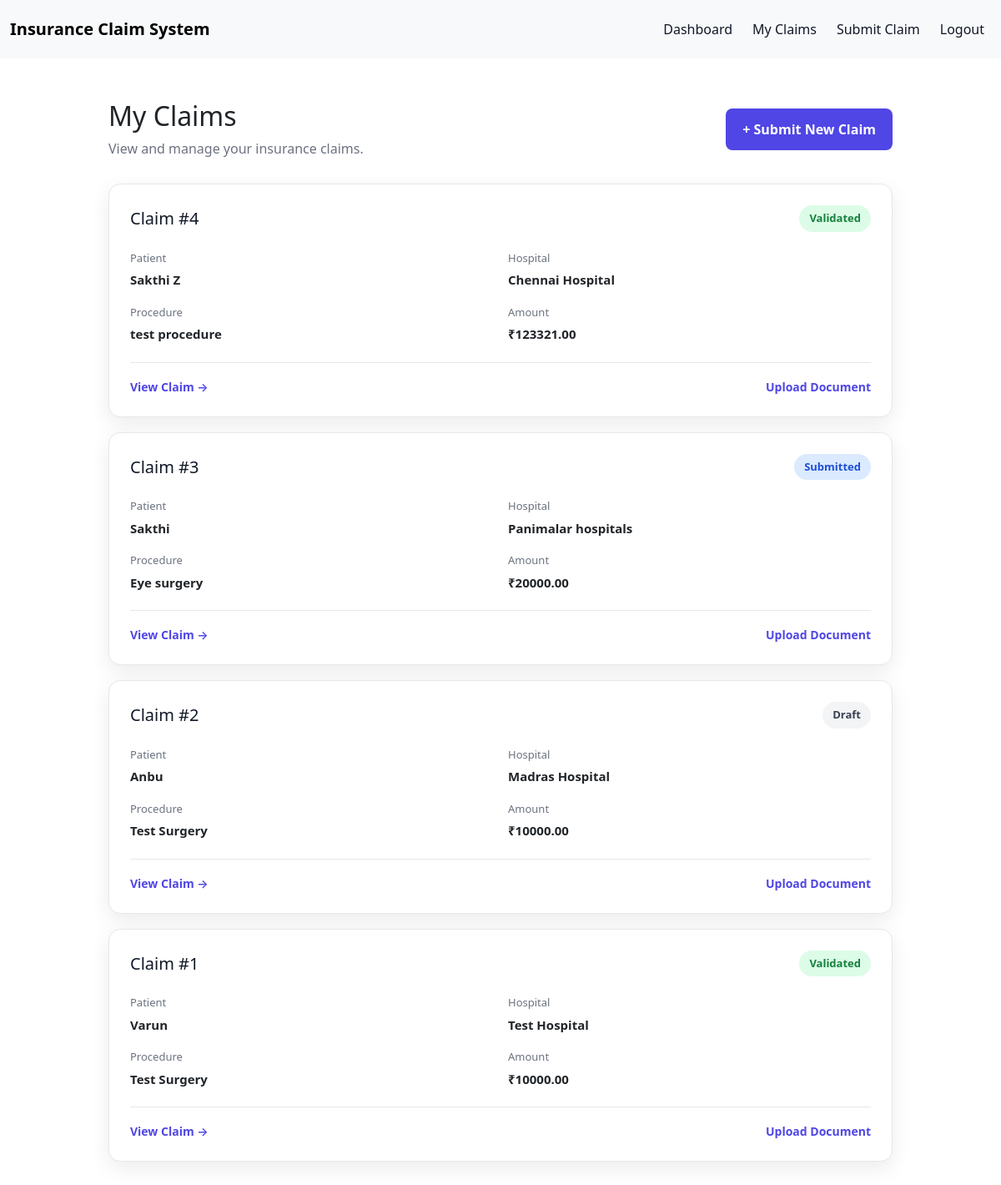
The app's page /claims/ (signed in) with its own data.
### claims/models.py (models this page shows, shortened)
class Claim(models.Model):
    user = models.ForeignKey(
        "auth.User",
        on_delete=models.CASCADE,
        related_name="claims",
    )
    STATUS_CHOICES = [
        ("draft", "Draft"),
        ("submitted", "Submitted"),
        ("processing", "Processing"),
        ("validated", "Validated"),
        ("rejected", "Rejected"),
    ]
    dataset_claim_id = models.CharField(max_length=20,unique=True,null=True,blank=True)
    patient_name = models.CharField(max_length=200)
    patient_age = models.PositiveIntegerField(null=True, blank=True)
    patient_gender = models.CharField(max_length=20, null=True, blank=True)
    hospital_name = models.CharField(max_length=200)
    hospital_id = models.CharField(max_length=20, null=True, blank=True)
    doctor_id = models.CharField(max_length=20, null=True, blank=True)
    diagnosis = models.CharField(max_length=300, null=True, blank=True)
    procedure = models.CharField(max_length=300)
    amount = models.DecimalField(max_digits=12, decimal_places=2)
    claim_date = models.DateField(null=True, blank=True)
    admission_date = models.DateField(null=True, blank=True)
    discharge_date = models.DateField(null=True, blank=True)
    days_admitted = models.PositiveIntegerField(null=True, blank=True)
    insurance_type = models.CharField(max_length=100, null=True, blank=True)
    previous_claims = models.PositiveIntegerField(default=0)
    previous_claim_amount = models.DecimalField(
        max_digits=12,
        decimal_places=2,
        default=0
    )
    documents_verified = models.BooleanField(default=False)
    duplicate_claim = models.BooleanField(default=False)
    diagnosis_procedure_match = models.BooleanField(default=True)
    hospital_claim_count = models.PositiveIntegerField(default=0)
    patient_claim_count = models.PositiveIntegerField(default=0)
    status = models.CharField(
        max_length=20,
        choices=STATUS_CHOICES,
        default="draft"
    )
    created_at = models.DateTimeField(auto_now_add=True)

### claims/views.py (the view)
# urls.py: path("", views.claim_list, name="claim_list"),
@login_required
def claim_list(request):
    claims = Claim.objects.filter(
        user=request.user
    ).order_by("-created_at")
    return render(
        request,
        "claims/claim_list.html",
        {"claims": claims}
    )

### claims/templates/claims/claim_list.html (shortened to what this page needs)
{% extends "base.html" %}
{% block content %}
<div class="claims-container">
    <div class="claims-header">
        <div>
            <h1>My Claims</h1>
            <p>View and manage your insurance claims.</p>
        </div>
        <a href="{% url 'create_claim' %}" class="dashboard-button">
            + Submit New Claim
        </a>
    </div>
    <div class="claims-list">
        {% for claim in claims %}
            <div class="claim-card">
                <div class="claim-card-header">
                    <a href="{% url 'claim_detail' claim.id %}">
                        <h2>Claim #{{ claim.id }}</h2>
                    </a>
                    <span class="claim-status status-{{ claim.status }}">
                        {{ claim.get_status_display }}
                    </span>
                </div>
                <div class="claim-info">
                    <div>
                        <span>Patient</span>
                        <strong>{{ claim.patient_name }}</strong>
                    </div>
                    <div>
                        <span>Hospital</span>
                        <strong>{{ claim.hospital_name }}</strong>
                    </div>
                    <div>
                        <span>Procedure</span>
                        <strong>{{ claim.procedure }}</strong>
                    </div>
                    <div>
                        <span>Amount</span>
                        <strong>₹{{ claim.amount }}</strong>
                    </div>
                </div>
                <div class="claim-card-footer">
                    <a href="{% url 'claim_detail' claim.id %}">
                        View Claim →
                    </a>
                    <a href="{% url 'upload_document' claim.id %}">
                        Upload Document
                    </a>
                </div>
            </div>
        {% endfor %}
    </div>
</div>
{% endblock %}

### authentication/templates/base.html (shortened to what this page needs)
{% load static %}
<!DOCTYPE html>
<html lang="en">
<head>
    <link rel="stylesheet"
          href="{% static 'authentication/css/style.css' %}">
    <link href="https://cdn.jsdelivr.net/npm/bootstrap@5.3.8/dist/css/bootstrap.min.css"
          rel="stylesheet">
</head>
<body>
    <nav class="navbar navbar-expand-lg bg-body-tertiary">
        <div class="container-fluid">
            <a class="navbar-brand" href="{% url 'dashboard' %}">
                Insurance Claim System
            </a>
            <div class="navbar-nav ms-auto">
                {% if user.is_authenticated %}
                    <a class="nav-link"
                        href="{% url 'dashboard' %}">
                          Dashboard
                    </a>
                    <a class="nav-link"
                        href="{% url 'claim_list' %}">
                          My Claims
                    </a>
                    <a class="nav-link"
                        href="{% url 'create_claim' %}">
                          Submit Claim
                    </a>
                    <a class="nav-link"
                        href="{% url 'logout' %}">
                          Logout
                    </a>
                {% endif %}
            </div>
        </div>
    </nav>
    <main>
        {% block content %}
        {% endblock %}
    </main>
</body>
</html>

### authentication/static/authentication/css/style.css (style rules this page uses)
:root { --bg: #f4f6fb; --card: #ffffff; --text: #111827; --muted: #6b7280; --border: #e5e7eb; --primary: #4f46e5; --primary-hover: #4338ca; --input-bg: #ffffff; --shadow: rgba(0, 0, 0, 0.08); }
* { box-sizing: border-box; }
body { margin: 0; min-height: 100vh; font-family: Arial, sans-serif; background-color: var(--bg); color: var(--text); transition: background-color 0.3s ease, color 0.3s ease; }
.navbar { min-height: 70px; }
.navbar-brand { font-weight: 600; }
.navbar { padding: 10px 20px; }
.navbar-nav { display: flex; align-items: center; gap: 8px; }
.navbar .nav-link { padding: 8px 12px; color: var(--text); border-radius: 6px; transition: background-color 0.2s ease, color 0.2s ease; }
.dashboard-button { display: block; padding: 13px 20px; background-color: var(--primary); color: white; border-radius: 8px; text-decoration: none; font-weight: 600; transition: background-color 0.2s ease, transform 0.1s ease; }
.claims-container { max-width: 1000px; margin: 0 auto; padding: 50px 30px; }
.claims-header { display: flex; justify-content: space-between; align-items: center; gap: 20px; margin-bottom: 30px; }
.claims-header h1 { margin: 0 0 8px; font-size: 32px; }
.claims-header p { margin: 0; color: var(--muted); }
.claims-list { display: flex; flex-direction: column; gap: 18px; }
.claim-card { padding: 25px; background-color: var(--card); border: 1px solid var(--border); border-radius: 14px; box-shadow: 0 8px 25px var(--shadow); }
.claim-card-header { display: flex; justify-content: space-between; align-items: center; margin-bottom: 22px; }
.claim-card-header h2 { margin: 0; font-size: 20px; }
.claim-card-header a { color: var(--text); text-decoration: none; }
.claim-info { display: grid; grid-template-columns: repeat(2, 1fr); gap: 18px; margin-bottom: 22px; }
.claim-info div { display: flex; flex-direction: column; gap: 5px; }
.claim-info span { color: var(--muted); font-size: 13px; }
.claim-info strong { font-size: 15px; }
.claim-status { padding: 6px 12px; border-radius: 20px; font-size: 13px; font-weight: 600; }
.claim-card-footer { display: flex; justify-content: space-between; padding-top: 18px; border-top: 1px solid var(--border); }
.claim-card-footer a { color: var(--primary); text-decoration: none; font-size: 14px; font-weight: 600; }
.status-draft { background-color: #f3f4f6; color: #374151; }
.status-submitted { background-color: #dbeafe; color: #1d4ed8; }
.status-validated { background-color: #dcfce7; color: #15803d; }

### records on screen
Claim: id "4", status "Validated", patient_name "Sakthi Z", hospital_name "Chennai Hospital", procedure "test procedure", amount "123321.00"
Claim: id "3", status "Submitted", patient_name "Sakthi", hospital_name "Panimalar hospitals", procedure "Eye surgery", amount "20000.00"
Claim: id "2", status "Draft", patient_name "Anbu", hospital_name "Madras Hospital", procedure "Test Surgery", amount "10000.00"
Claim: id "1", status "Validated", patient_name "Varun", hospital_name "Test Hospital", procedure "Test Surgery", amount "10000.00"
